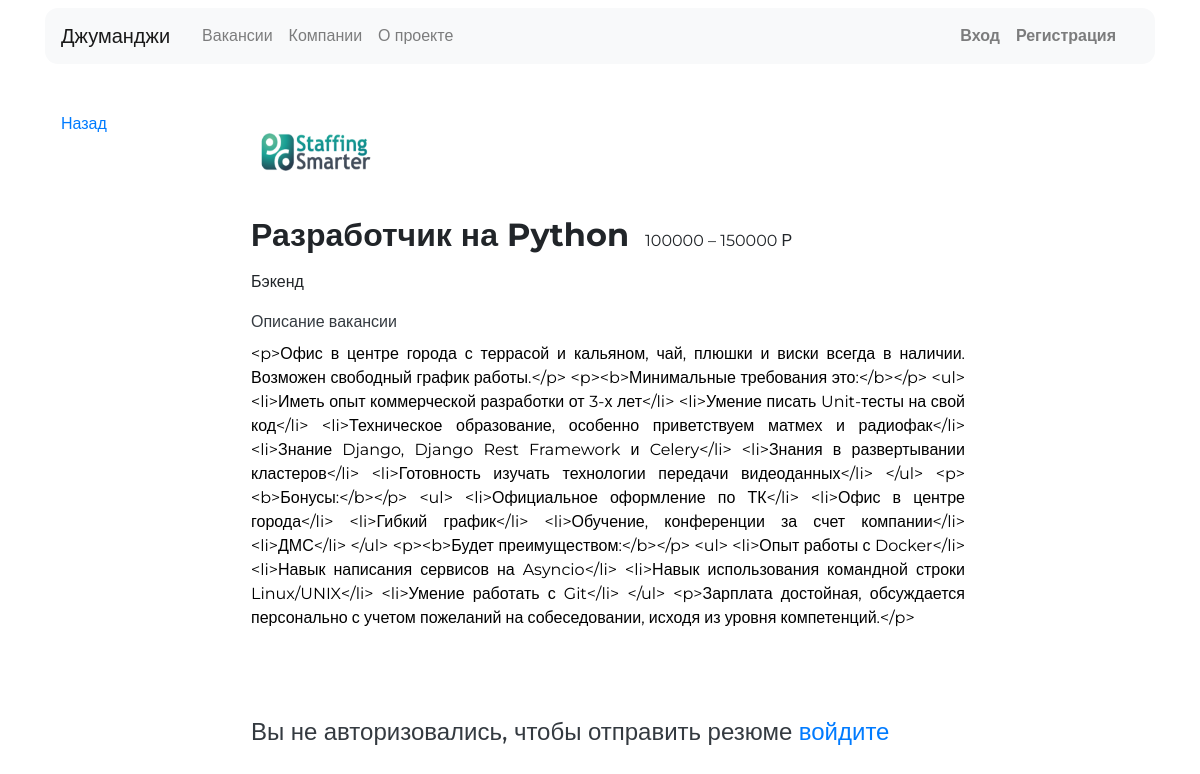
The page /vacancies/1/ on the database its author committed.
### vacancies/models.py (models this page shows, shortened)
class Vacancy(models.Model):
    title = models.CharField(max_length=124, db_index=True)
    specialty = models.ForeignKey(Specialty, on_delete=models.CASCADE, related_name='vacancies')
    company = models.ForeignKey(Company, on_delete=models.CASCADE, related_name='vacancies')
    skills = models.CharField(max_length=124, db_index=True)
    description = models.TextField()
    salary_min = models.IntegerField()
    salary_max = models.IntegerField()
    published_at = models.DateField(auto_now_add=True)

class Company(models.Model):
    name = models.CharField(max_length=32, null=True, blank=True, db_index=True)
    logo = models.ImageField(default='company.png', null=True, blank=True)
    owner = models.ForeignKey(User, on_delete=models.CASCADE, null=True, blank=True, )
    location = models.CharField(max_length=32, null=True)
    description = models.CharField(max_length=32, null=True)
    employee_count = models.IntegerField(null=True, blank=True)

class Specialty(models.Model):
    code = models.CharField(max_length=32)
    title = models.CharField(max_length=32, db_index=True)
    picture = models.ImageField()

### vacancies/views.py (the view, shortened to what this page needs)
# urls.py: path('vacancies/<int:id>/', detail_vacancies),
def detail_vacancies(request, id):
    context = {'object': get_object_or_404(Vacancy, id=id)}
    return render(request, 'vacancy.html', context=context)

### templates/vacancy.html (shortened to what this page needs)
<!DOCTYPE html>
<html lang="ru">
<head>
    <link rel="stylesheet" href="https://stackpath.bootstrapcdn.com/bootstrap/4.3.1/css/bootstrap.min.css"
>
</head>
{% extends 'wrapper.html' %}
{% block container %}
    <main class="container mt-3 pb-5">
        <div class="row mt-5">
            <div class="col-12 col-lg-2">
                <div class="pl-3 mb-5">
                    <p><a href="/vacancies/">Назад</a></p>
                </div>
            </div>
            <div class="col-12 col-lg-8">
                <section class="pl-3">
                    <a href="#"><img src="{{ object.company.logo.url }}" width="130" height="80" alt=""></a>
                    <div class="d-flex align-items-baseline align-content-baseline">
                        <h1 class="h2 mt-4 font-weight-bold">{{ object.title }}</h1>
                        <p class="m-0 pl-3">{{ object.salary_min }} – {{ object.salary_max }} Р</p>
                    </div>
                    <p class="mt-2">{{ object.specialty.title }} </p>
                    <div data-aos="fade-down-right" class="form-group pb-2">
                        <label class="mb-2 text-dark" for="vacancyDescription">Описание вакансии</label>
                        <p class="text-justify"
                                  style="color:#000;">{{ object.description }}</p>
                    </div>
                    {% if request.user.is_authenticated == False %}
                        <div class="form-group pb-2">
                            <label class="h4 mt-5 text-dark" for="userEducation">Вы не авторизовались, чтобы отправить
                                резюме <a href="/login">войдите</a></label>
                        </div>
                    {% endif %}
                </section>
            </div>
        </div>
    </main>
{% endblock %}

### templates/wrapper.html (style rules this page uses)
body { font-family: 'Montserrat', sans-serif; }

### rows shown on the page
Vacancy: company.logo (picture), title "Разработчик на Python", salary_min "100000", salary_max "150000", specialty "Бэкенд", description "<p>Офис в центре города с террасой и кальяном, чай, плюшки и виски всегда в наличии. Возможен свободный график работы.</p> <p><b>Минимальные требования это:</b></p> <ul> <li>Иметь опыт коммерческой разработки от 3-х лет</li> <li>Умение писать Unit-тесты на свой код</li> <li>Техническое образование, особенно приветствуем матмех и радиофак</li> <li>Знание Django, Django Rest Framework и Celery</li> <li>Знания в развертывании кластеров</li> <li>Готовность изучать технологии передачи видеоданных</li> </ul> <p><b>Бонусы:</b></p> <ul> <li>Официальное оформление по ТК</li> <li>Офис в центре города</li> <li>Гибкий график</li> <li>Обучение, конференции за счет компании</li> <li>ДМС</li> </ul>…"
